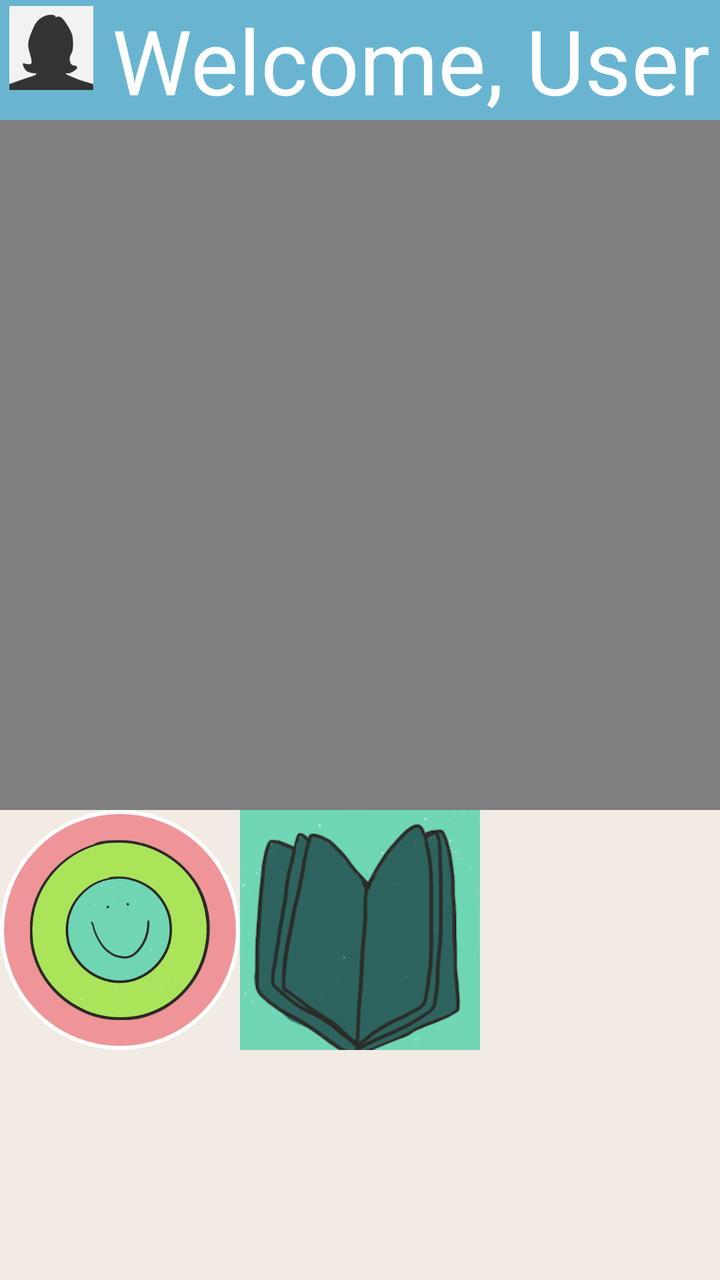
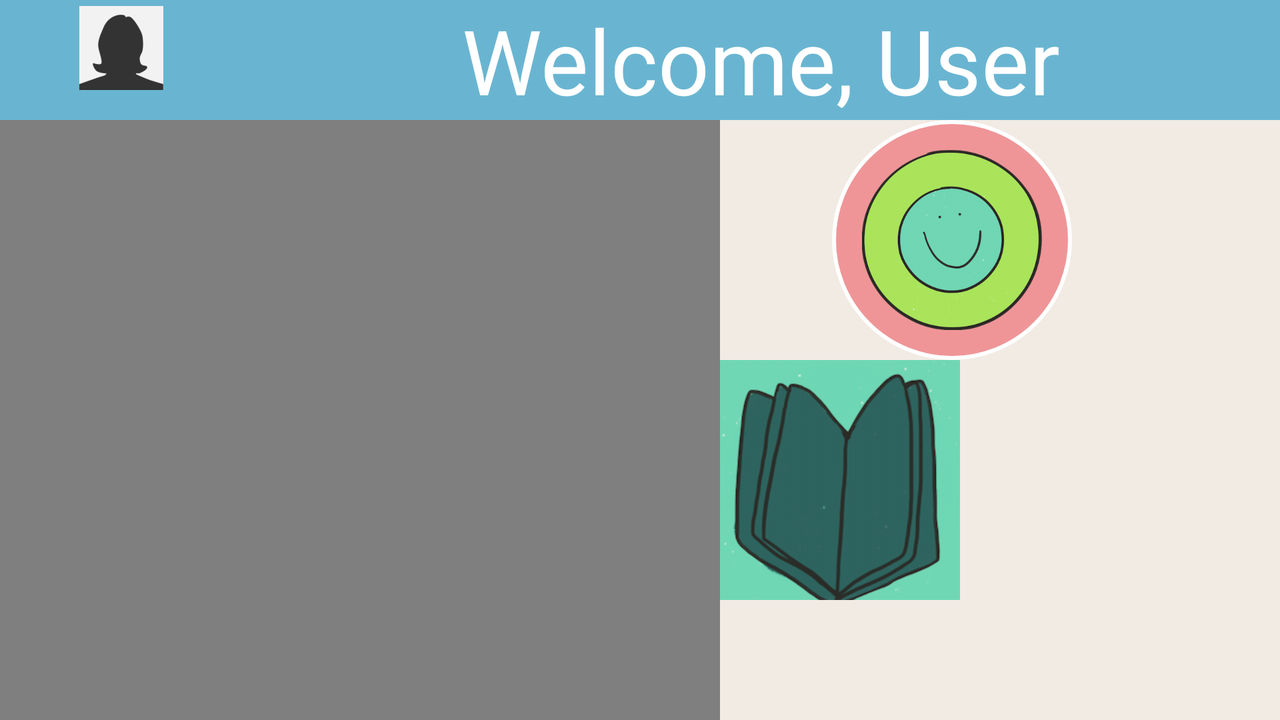

Compare how this app lays out the same screen by default and in its alternative resource folder. The renders come first, then the two layout files and the values they reference.
<!-- AndroidManifest.xml: application theme AppTheme -->
<!-- res/layout/fragment_home.xml -->
<?xml version="1.0" encoding="utf-8"?>
<RelativeLayout xmlns:android="http://schemas.android.com/apk/res/android"
    android:layout_width="match_parent"
    android:layout_height="match_parent" >

    <LinearLayout
        android:id="@+id/userLayout"
        android:layout_width="match_parent"
        android:layout_height="wrap_content"
        android:background="#69B5D1">

        <ImageView
            android:layout_width="wrap_content"
            android:layout_height="wrap_content"
            android:layout_weight="1"
            android:id="@+id/userIcon"
            android:layout_alignParentLeft="@+id/username"
            android:src="@mipmap/avatar"/>


        <TextView
            android:id="@+id/username"
            android:layout_width="wrap_content"
            android:layout_height="wrap_content"
            android:layout_weight="3"
            android:text="Welcome, User"
            android:gravity="center"
            android:textSize="45dp"
            android:textColor="#FFFFFF"
            />

    </LinearLayout>

    <RelativeLayout
        android:id="@+id/videoLayout"
        android:layout_width="match_parent"
        android:layout_height="345dp"
        android:layout_below="@id/userLayout"
        >
        <VideoView
            android:layout_width="wrap_content"
            android:layout_height="match_parent"
            android:id="@+id/videoView"
            android:layout_weight="1"/>
    </RelativeLayout>

    <LinearLayout
        android:id="@+id/buttonLayout"
        android:layout_width="wrap_content"
        android:layout_height="wrap_content"
        android:layout_below="@+id/videoLayout">
        <ImageButton
            android:src="@drawable/playb"
            android:text="Play"
            android:layout_width="wrap_content"
            android:layout_height="wrap_content"
            android:background="@drawable/round_button"
            android:gravity="center_vertical|center_horizontal"
            android:textColor="#FFFFFF"
            android:id="@+id/play"
            android:onClick= "pressHomeButton"
            android:layout_alignParentBottom="true"
            android:layout_alignParentLeft="true"
            android:layout_alignParentStart="true" />

        <ImageButton
            android:src="@drawable/connectb"
            android:text="Connect"
            android:layout_width="120dp"
            android:layout_height="120dp"
            android:background="@drawable/round_button3"
            android:gravity="center_vertical|center_horizontal"
            android:textColor="#FFFFFF"
            android:id="@+id/connect"
            android:onClick= "pressHomeButton"
            android:layout_alignParentBottom="true"
            android:layout_toRightOf="@+id/play"
            android:layout_toEndOf="@+id/play" />

        <ImageButton
            android:src="@drawable/learnbutton"
            android:text="Learn"
            android:layout_width="120dp"
            android:layout_height="120dp"
            android:background="@drawable/round_button2"
            android:gravity="center_vertical|center_horizontal"
            android:textColor="#FFFFFF"
            android:id="@+id/learn"
            android:onClick= "pressHomeButton"
            android:layout_alignParentBottom="true"
            android:layout_alignParentRight="true"
            android:layout_alignParentEnd="true" />

    </LinearLayout>
</RelativeLayout>
<!-- resources referenced by this layout -->
<resources>
  <!-- drawable connectb: png bitmap (drawable-xxxhdpi, 68892 bytes) -->
  <!-- drawable learnbutton: png bitmap (drawable-xhdpi, 79014 bytes) -->
  <!-- drawable round_button (drawable) -->
  <?xml version="1.0" encoding="utf-8"?>
  <shape xmlns:android="http://schemas.android.com/apk/res/android"
      android:shape="oval">
      <solid android:color="#A1E455"/>
      <stroke android:width="2dp" android:color="#fff" />
  </shape>
  <!-- drawable round_button2 (drawable) -->
  <?xml version="1.0" encoding="utf-8"?>
  <shape xmlns:android="http://schemas.android.com/apk/res/android"
      android:shape="oval">
      <solid android:color="#69D5B1"/>
      <stroke android:width="2dp" android:color="#fff" />
  </shape>
  <!-- drawable round_button3 (drawable) -->
  <?xml version="1.0" encoding="utf-8"?>
  <shape xmlns:android="http://schemas.android.com/apk/res/android"
      android:shape="oval">
      <solid android:color="#EF9598"/>
      <stroke android:width="2dp" android:color="#fff" />
  </shape>
  <!-- mipmap avatar: png bitmap (mipmap-hdpi, 1121 bytes) -->
  <style name="AppTheme" parent="android:style/Theme.Holo.Light">
  
          
          <item name="android:windowBackground">@color/background</item>
          <item name="android:textViewStyle">@style/labelStyle</item>
          <item name="android:actionBarStyle">@style/aBStyle</item>
      </style>
  <color name="background">#f1ebe4</color>
  <style name="labelStyle">
          <item name="android:fontFamily">sans-serif</item>
          <item name="android:textColor">#4A6E77</item>
      </style>
  <style name="aBStyle" parent="@android:style/Widget.Holo.Light.ActionBar.Solid.Inverse">
          <item name="android:background">#4A6E77</item>
          <item name="android:titleTextStyle">@style/titleStyle</item>
      </style>
  <style name="titleStyle">
          <item name="android:fontFamily">sans-serif</item>
          <item name="android:textColor">#f1ebe4</item>
      </style>
</resources>
<!-- res/layout-land/fragment_home.xml (the author's variant of the layout above) -->
<!-- drawn on the phone turned sideways -->
<?xml version="1.0" encoding="utf-8"?>
<RelativeLayout xmlns:android="http://schemas.android.com/apk/res/android"
    android:layout_width="match_parent"
    android:layout_height="match_parent" >

    <LinearLayout
        android:id="@+id/userLayout"
        android:layout_width="match_parent"
        android:layout_height="wrap_content"
        android:background="#69B5D1">

        <ImageView
            android:layout_width="wrap_content"
            android:layout_height="wrap_content"
            android:layout_weight="1"
            android:id="@+id/userIcon"
            android:layout_alignParentLeft="@+id/username"
            android:src="@mipmap/avatar"/>


        <TextView
            android:id="@+id/username"
            android:layout_width="wrap_content"
            android:layout_height="wrap_content"
            android:layout_weight="3"
            android:text="Welcome, User"
            android:gravity="center"
            android:textSize="45dp"
            android:textColor="#FFFFFF"
            />

    </LinearLayout>

    <RelativeLayout
        android:id="@+id/videoLayout"
        android:layout_width="360dp"
        android:layout_gravity="left"
        android:layout_height="match_parent"
        android:layout_below="@id/userLayout"
        >
        <VideoView
            android:layout_width="wrap_content"
            android:layout_height="match_parent"
            android:id="@+id/videoView"
            android:layout_weight="1"/>


    </RelativeLayout>

    

    <ImageButton
        android:src="@drawable/connectb"
        android:text="Connect"
        android:layout_width="120dp"
        android:layout_height="120dp"
        android:background="@drawable/round_button3"
        android:gravity="center_vertical|center_horizontal"
        android:textColor="#FFFFFF"
        android:id="@+id/connect"
        android:onClick= "pressHomeButton"
        android:layout_marginLeft="56dp"
        android:layout_marginStart="56dp"
        android:layout_below="@+id/userLayout"
        android:layout_toRightOf="@+id/videoLayout"
        android:layout_toEndOf="@+id/videoLayout" />

    <ImageButton
        android:src="@drawable/learnbutton"
        android:text="Learn"
        android:layout_width="120dp"
        android:layout_height="120dp"
        android:background="@drawable/round_button2"
        android:gravity="center_vertical|center_horizontal"
        android:textColor="#FFFFFF"
        android:id="@+id/learn"
        android:onClick= "pressHomeButton"
        android:layout_below="@+id/connect"
        android:layout_toRightOf="@+id/videoLayout"
        android:layout_toEndOf="@+id/videoLayout" />

    <ImageButton
        android:src="@drawable/playb"
        android:text="Play"
        android:layout_width="wrap_content"
        android:layout_height="wrap_content"
        android:background="@drawable/round_button"
        android:gravity="center_vertical|center_horizontal"
        android:textColor="#FFFFFF"
        android:id="@+id/play"
        android:onClick= "pressHomeButton"
        android:layout_alignParentBottom="true"
        android:layout_toRightOf="@+id/learn"
        android:layout_toEndOf="@+id/learn" />
</RelativeLayout>
